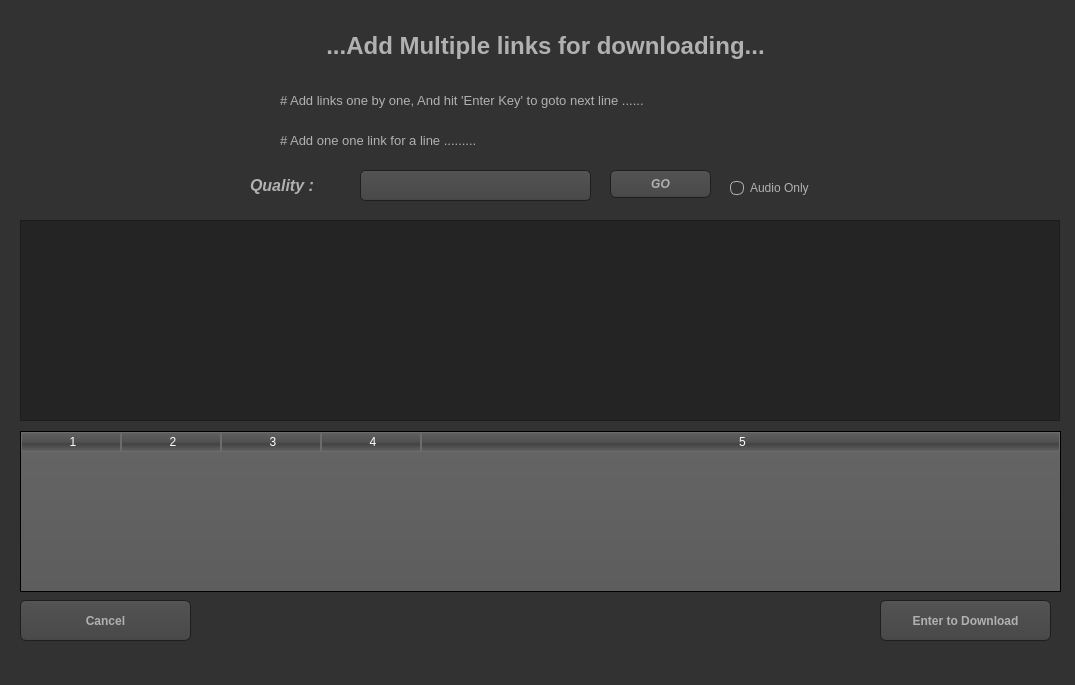
<?xml version="1.0" encoding="UTF-8"?>
<ui version="4.0">
 <class>MainWindow</class>
 <widget class="QMainWindow" name="MainWindow">
  <property name="geometry">
   <rect>
    <x>0</x>
    <y>0</y>
    <width>1075</width>
    <height>685</height>
   </rect>
  </property>
  <property name="minimumSize">
   <size>
    <width>1075</width>
    <height>685</height>
   </size>
  </property>
  <property name="maximumSize">
   <size>
    <width>1075</width>
    <height>685</height>
   </size>
  </property>
  <property name="font">
   <font>
    <pointsize>10</pointsize>
   </font>
  </property>
  <property name="styleSheet">
   <string notr="true">QToolTip
{
     border: 1px solid black;
     background-color: #ffa02f;
     padding: 1px;
     border-radius: 3px;
     opacity: 100;
}

QWidget
{
    color: #b1b1b1;
    background-color: #323232;
}

QTreeView, QListView
{
    background-color: silver;
    margin-left: 5px;
}

QWidget:item:hover
{
    background-color: QLinearGradient( x1: 0, y1: 0, x2: 0, y2: 1, stop: 0 #ffa02f, stop: 1 #ca0619);
    color: #000000;
}

QWidget:item:selected
{
    background-color: QLinearGradient( x1: 0, y1: 0, x2: 0, y2: 1, stop: 0 #ffa02f, stop: 1 #d7801a);
}

QMenuBar::item
{
    background: transparent;
}

QMenuBar::item:selected
{
    background: transparent;
    border: 1px solid #ffaa00;
}

QMenuBar::item:pressed
{
    background: #444;
    border: 1px solid #000;
    background-color: QLinearGradient(
        x1:0, y1:0,
        x2:0, y2:1,
        stop:1 #212121,
        stop:0.4 #343434,
        stop:0.2 #343434,
        stop:0.1 #ffaa00
    );
    margin-bottom:-1px;
    padding-bottom:1px;
}

QMenu
{
    border: 1px solid #000;
}

QMenu::item
{
    padding: 2px 20px 2px 20px;
}

QMenu::item:selected
{
    color: #000000;
}

QWidget:disabled
{
    color: #808080;
    background-color: #323232;
}

QAbstractItemView
{
    background-color: QLinearGradient( x1: 0, y1: 0, x2: 0, y2: 1, stop: 0 #4d4d4d, stop: 0.1 #646464, stop: 1 #5d5d5d);
}

QWidget:focus
{
    border: 1px solid darkgray;
}

QLineEdit
{
    background-color: QLinearGradient( x1: 0, y1: 0, x2: 0, y2: 1, stop: 0 #4d4d4d, stop: 0 #646464, stop: 1 #5d5d5d);
    padding: 1px;
    border-style: solid;
    border: 1px solid #1e1e1e;
    border-radius: 5;
}

QPushButton
{
    color: #b1b1b1;
    background-color: QLinearGradient( x1: 0, y1: 0, x2: 0, y2: 1, stop: 0 #565656, stop: 0.1 #525252, stop: 0.5 #4e4e4e, stop: 0.9 #4a4a4a, stop: 1 #464646);
    border-width: 1px;
    border-color: #1e1e1e;
    border-style: solid;
    border-radius: 6;
    padding: 3px;
    font-size: 12px;
    padding-left: 5px;
    padding-right: 5px;
    min-width: 40px;
}

QPushButton:pressed
{
    background-color: QLinearGradient( x1: 0, y1: 0, x2: 0, y2: 1, stop: 0 #2d2d2d, stop: 0.1 #2b2b2b, stop: 0.5 #292929, stop: 0.9 #282828, stop: 1 #252525);
    
	
}

QComboBox
{
    selection-background-color: #ffaa00;
    background-color: QLinearGradient( x1: 0, y1: 0, x2: 0, y2: 1, stop: 0 #565656, stop: 0.1 #525252, stop: 0.5 #4e4e4e, stop: 0.9 #4a4a4a, stop: 1 #464646);
    border-style: solid;
    border: 1px solid #1e1e1e;
    border-radius: 5;
}

QComboBox:hover,QPushButton:hover
{
    border: 2px solid QLinearGradient( x1: 0, y1: 0, x2: 0, y2: 1, stop: 0 #ffa02f, stop: 1 #d7801a);
}


QComboBox:on
{
    padding-top: 3px;
    padding-left: 4px;
    background-color: QLinearGradient( x1: 0, y1: 0, x2: 0, y2: 1, stop: 0 #2d2d2d, stop: 0.1 #2b2b2b, stop: 0.5 #292929, stop: 0.9 #282828, stop: 1 #252525);
    selection-background-color: #ffaa00;
}

QComboBox QAbstractItemView
{
    border: 2px solid darkgray;
    selection-background-color: QLinearGradient( x1: 0, y1: 0, x2: 0, y2: 1, stop: 0 #ffa02f, stop: 1 #d7801a);
}

QComboBox::drop-down
{
     subcontrol-origin: padding;
     subcontrol-position: top right;
     width: 15px;

     border-left-width: 0px;
     border-left-color: darkgray;
     border-left-style: solid; /* just a single line */
     border-top-right-radius: 3px; /* same radius as the QComboBox */
     border-bottom-right-radius: 3px;
 }

QComboBox::down-arrow
{
     image: url(:/dark_orange/img/down_arrow.png);
}

QGroupBox
{
    border: 1px solid darkgray;
    margin-top: 10px;
}

QGroupBox:focus
{
    border: 1px solid darkgray;
}

QTextEdit:focus
{
    border: 1px solid darkgray;
}

QScrollBar:horizontal {
     border: 1px solid #222222;
     background: QLinearGradient( x1: 0, y1: 0, x2: 0, y2: 1, stop: 0.0 #121212, stop: 0.2 #282828, stop: 1 #484848);
     height: 7px;
     margin: 0px 16px 0 16px;
}

QScrollBar::handle:horizontal
{
      background: QLinearGradient( x1: 0, y1: 0, x2: 1, y2: 0, stop: 0 #ffa02f, stop: 0.5 #d7801a, stop: 1 #ffa02f);
      min-height: 20px;
      border-radius: 2px;
}

QScrollBar::add-line:horizontal {
      border: 1px solid #1b1b19;
      border-radius: 2px;
      background: QLinearGradient( x1: 0, y1: 0, x2: 1, y2: 0, stop: 0 #ffa02f, stop: 1 #d7801a);
      width: 14px;
      subcontrol-position: right;
      subcontrol-origin: margin;
}

QScrollBar::sub-line:horizontal {
      border: 1px solid #1b1b19;
      border-radius: 2px;
      background: QLinearGradient( x1: 0, y1: 0, x2: 1, y2: 0, stop: 0 #ffa02f, stop: 1 #d7801a);
      width: 14px;
     subcontrol-position: left;
     subcontrol-origin: margin;
}

QScrollBar::right-arrow:horizontal, QScrollBar::left-arrow:horizontal
{
      border: 1px solid black;
      width: 1px;
      height: 1px;
      background: white;
}

QScrollBar::add-page:horizontal, QScrollBar::sub-page:horizontal
{
      background: none;
}

QScrollBar:vertical
{
      background: QLinearGradient( x1: 0, y1: 0, x2: 1, y2: 0, stop: 0.0 #121212, stop: 0.2 #282828, stop: 1 #484848);
      width: 7px;
      margin: 16px 0 16px 0;
      border: 1px solid #222222;
}

QScrollBar::handle:vertical
{
      background: QLinearGradient( x1: 0, y1: 0, x2: 0, y2: 1, stop: 0 #ffa02f, stop: 0.5 #d7801a, stop: 1 #ffa02f);
      min-height: 20px;
      border-radius: 2px;
}

QScrollBar::add-line:vertical
{
      border: 1px solid #1b1b19;
      border-radius: 2px;
      background: QLinearGradient( x1: 0, y1: 0, x2: 0, y2: 1, stop: 0 #ffa02f, stop: 1 #d7801a);
      height: 14px;
      subcontrol-position: bottom;
      subcontrol-origin: margin;
}

QScrollBar::sub-line:vertical
{
      border: 1px solid #1b1b19;
      border-radius: 2px;
      background: QLinearGradient( x1: 0, y1: 0, x2: 0, y2: 1, stop: 0 #d7801a, stop: 1 #ffa02f);
      height: 14px;
      subcontrol-position: top;
      subcontrol-origin: margin;
}

QScrollBar::up-arrow:vertical, QScrollBar::down-arrow:vertical
{
      border: 1px solid black;
      width: 1px;
      height: 1px;
      background: white;
}


QScrollBar::add-page:vertical, QScrollBar::sub-page:vertical
{
      background: none;
}

QTextEdit
{
    background-color: #242424;
}

QPlainTextEdit
{
    background-color: #242424;
}

QHeaderView::section
{
    background-color: QLinearGradient(x1:0, y1:0, x2:0, y2:1, stop:0 #616161, stop: 0.5 #505050, stop: 0.6 #434343, stop:1 #656565);
    color: white;
    padding-left: 4px;
    border: 1px solid #6c6c6c;
}

QCheckBox:disabled
{
color: #414141;
}

QDockWidget::title
{
    text-align: center;
    spacing: 3px; /* spacing between items in the tool bar */
    background-color: QLinearGradient(x1:0, y1:0, x2:0, y2:1, stop:0 #323232, stop: 0.5 #242424, stop:1 #323232);
}

QDockWidget::close-button, QDockWidget::float-button
{
    text-align: center;
    spacing: 1px; /* spacing between items in the tool bar */
    background-color: QLinearGradient(x1:0, y1:0, x2:0, y2:1, stop:0 #323232, stop: 0.5 #242424, stop:1 #323232);
}

QDockWidget::close-button:hover, QDockWidget::float-button:hover
{
    background: #242424;
}

QDockWidget::close-button:pressed, QDockWidget::float-button:pressed
{
    padding: 1px -1px -1px 1px;
}

QMainWindow::separator
{
    background-color: QLinearGradient(x1:0, y1:0, x2:0, y2:1, stop:0 #161616, stop: 0.5 #151515, stop: 0.6 #212121, stop:1 #343434);
    color: white;
    padding-left: 4px;
    border: 1px solid #4c4c4c;
    spacing: 3px; /* spacing between items in the tool bar */
}

QMainWindow::separator:hover
{

    background-color: QLinearGradient(x1:0, y1:0, x2:0, y2:1, stop:0 #d7801a, stop:0.5 #b56c17 stop:1 #ffa02f);
    color: white;
    padding-left: 4px;
    border: 1px solid #6c6c6c;
    spacing: 3px; /* spacing between items in the tool bar */
}

QToolBar::handle
{
     spacing: 3px; /* spacing between items in the tool bar */
     background: url(:/dark_orange/img/handle.png);
}

QMenu::separator
{
    height: 2px;
    background-color: QLinearGradient(x1:0, y1:0, x2:0, y2:1, stop:0 #161616, stop: 0.5 #151515, stop: 0.6 #212121, stop:1 #343434);
    color: white;
    padding-left: 4px;
    margin-left: 10px;
    margin-right: 5px;
}

QProgressBar
{
    border: 2px solid grey;
    border-radius: 5px;
    text-align: center;
}

QProgressBar::chunk
{
    background-color: #d7801a;
    width: 2.15px;
    margin: 0.5px;
}

QTabBar::tab {
    color: #b1b1b1;
    border: 1px solid #444;
    border-bottom-style: none;
    background-color: #323232;
    padding-left: 10px;
    padding-right: 10px;
    padding-top: 3px;
    padding-bottom: 2px;
    margin-right: -1px;
}

QTabWidget::pane {
    border: 1px solid #444;
    top: 1px;
}

QTabBar::tab:last
{
    margin-right: 0; /* the last selected tab has nothing to overlap with on the right */
    border-top-right-radius: 3px;
}

QTabBar::tab:first:!selected
{
 margin-left: 0px; /* the last selected tab has nothing to overlap with on the right */


    border-top-left-radius: 3px;
}

QTabBar::tab:!selected
{
    color: #b1b1b1;
    border-bottom-style: solid;
    margin-top: 3px;
    background-color: QLinearGradient(x1:0, y1:0, x2:0, y2:1, stop:1 #212121, stop:.4 #343434);
}

QTabBar::tab:selected
{
    border-top-left-radius: 3px;
    border-top-right-radius: 3px;
    margin-bottom: 0px;
}

QTabBar::tab:!selected:hover
{
    /*border-top: 2px solid #ffaa00;
    padding-bottom: 3px;*/
    border-top-left-radius: 3px;
    border-top-right-radius: 3px;
    background-color: QLinearGradient(x1:0, y1:0, x2:0, y2:1, stop:1 #212121, stop:0.4 #343434, stop:0.2 #343434, stop:0.1 #ffaa00);
}

QRadioButton::indicator:checked, QRadioButton::indicator:unchecked{
    color: #b1b1b1;
    background-color: #323232;
    border: 1px solid #b1b1b1;
    border-radius: 6px;
}

QRadioButton::indicator:checked
{
    background-color: qradialgradient(
        cx: 0.5, cy: 0.5,
        fx: 0.5, fy: 0.5,
        radius: 1.0,
        stop: 0.25 #ffaa00,
        stop: 0.3 #323232
    );
}

QCheckBox::indicator{
    color: #b1b1b1;
    background-color: #323232;
    border: 1px solid #b1b1b1;
    width: 9px;
    height: 9px;
}

QRadioButton::indicator
{
    border-radius: 6px;
}

QRadioButton::indicator:hover, QCheckBox::indicator:hover
{
    border: 1px solid #ffaa00;
}
/*
QCheckBox::indicator:checked
{
    image:url(:/dark_orange/img/checkbox.png);
}*/

QCheckBox::indicator:disabled, QRadioButton::indicator:disabled
{
    border: 1px solid #444;
}


QSlider::groove:horizontal {
    border: 1px solid #3A3939;
    height: 8px;
    background: #201F1F;
    margin: 2px 0;
    border-radius: 2px;
}

QSlider::handle:horizontal {
    background: QLinearGradient( x1: 0, y1: 0, x2: 0, y2: 1,
      stop: 0.0 silver, stop: 0.2 #a8a8a8, stop: 1 #727272);
    border: 1px solid #3A3939;
    width: 14px;
    height: 14px; 
    margin: -4px 0;
    border-radius: 2px;
}

QSlider::groove:vertical {
    border: 1px solid #3A3939;
    width: 8px;
    background: #201F1F;
    margin: 0 0px;
    border-radius: 2px;
}

QSlider::handle:vertical {
    background: QLinearGradient( x1: 0, y1: 0, x2: 0, y2: 1, stop: 0.0 silver,
      stop: 0.2 #a8a8a8, stop: 1 #727272);
    border: 1px solid #3A3939;
    width: 14px;
    height: 14px;
    margin: 0 -4px;
    border-radius: 2px;
}

QAbstractSpinBox {
    padding-top: 2px;
    padding-bottom: 2px;
    border: 1px solid darkgray;

    border-radius: 2px;
    min-width: 50px;
}
</string>
  </property>
  <widget class="QWidget" name="centralwidget">
   <widget class="QLabel" name="Main_Icon">
    <property name="geometry">
     <rect>
      <x>20</x>
      <y>30</y>
      <width>211</width>
      <height>161</height>
     </rect>
    </property>
    <property name="styleSheet">
     <string notr="true"/>
    </property>
    <property name="text">
     <string/>
    </property>
    <property name="scaledContents">
     <bool>true</bool>
    </property>
   </widget>
   <widget class="QPlainTextEdit" name="Multiple_links_Text">
    <property name="geometry">
     <rect>
      <x>20</x>
      <y>220</y>
      <width>1040</width>
      <height>201</height>
     </rect>
    </property>
    <property name="font">
     <font>
      <pointsize>10</pointsize>
      <strikeout>false</strikeout>
     </font>
    </property>
   </widget>
   <widget class="QPushButton" name="Mul_links_Downloads_BTn">
    <property name="geometry">
     <rect>
      <x>880</x>
      <y>600</y>
      <width>171</width>
      <height>41</height>
     </rect>
    </property>
    <property name="font">
     <font>
      <pointsize>-1</pointsize>
      <weight>75</weight>
      <bold>true</bold>
     </font>
    </property>
    <property name="text">
     <string>Enter to Download</string>
    </property>
   </widget>
   <widget class="QPushButton" name="Mul_links_cancel_BTn">
    <property name="geometry">
     <rect>
      <x>20</x>
      <y>600</y>
      <width>171</width>
      <height>41</height>
     </rect>
    </property>
    <property name="font">
     <font>
      <pointsize>-1</pointsize>
      <weight>75</weight>
      <bold>true</bold>
     </font>
    </property>
    <property name="text">
     <string>Cancel</string>
    </property>
   </widget>
   <widget class="QLabel" name="label">
    <property name="geometry">
     <rect>
      <x>250</x>
      <y>20</y>
      <width>591</width>
      <height>51</height>
     </rect>
    </property>
    <property name="font">
     <font>
      <pointsize>18</pointsize>
      <weight>75</weight>
      <italic>false</italic>
      <bold>true</bold>
      <underline>false</underline>
     </font>
    </property>
    <property name="text">
     <string>...Add Multiple links for downloading...</string>
    </property>
    <property name="alignment">
     <set>Qt::AlignCenter</set>
    </property>
   </widget>
   <widget class="QLabel" name="label_2">
    <property name="geometry">
     <rect>
      <x>280</x>
      <y>90</y>
      <width>531</width>
      <height>21</height>
     </rect>
    </property>
    <property name="font">
     <font>
      <pointsize>10</pointsize>
     </font>
    </property>
    <property name="text">
     <string># Add links one by one, And hit 'Enter Key' to goto next line ...... </string>
    </property>
   </widget>
   <widget class="QLabel" name="label_3">
    <property name="geometry">
     <rect>
      <x>280</x>
      <y>130</y>
      <width>531</width>
      <height>21</height>
     </rect>
    </property>
    <property name="font">
     <font>
      <pointsize>10</pointsize>
     </font>
    </property>
    <property name="text">
     <string># Add one one link for a line .........</string>
    </property>
   </widget>
   <widget class="QLabel" name="Main_Icon_2">
    <property name="geometry">
     <rect>
      <x>860</x>
      <y>40</y>
      <width>191</width>
      <height>151</height>
     </rect>
    </property>
    <property name="layoutDirection">
     <enum>Qt::LeftToRight</enum>
    </property>
    <property name="autoFillBackground">
     <bool>false</bool>
    </property>
    <property name="styleSheet">
     <string notr="true"/>
    </property>
    <property name="text">
     <string/>
    </property>
    <property name="pixmap">
     <pixmap>../Icons/Multimedia.png</pixmap>
    </property>
    <property name="scaledContents">
     <bool>true</bool>
    </property>
   </widget>
   <widget class="QPushButton" name="pushButton_Go_3">
    <property name="geometry">
     <rect>
      <x>610</x>
      <y>170</y>
      <width>101</width>
      <height>28</height>
     </rect>
    </property>
    <property name="font">
     <font>
      <family>Segoe UI</family>
      <pointsize>-1</pointsize>
      <weight>75</weight>
      <italic>true</italic>
      <bold>true</bold>
     </font>
    </property>
    <property name="text">
     <string>GO</string>
    </property>
   </widget>
   <widget class="QLabel" name="label_25">
    <property name="geometry">
     <rect>
      <x>250</x>
      <y>170</y>
      <width>91</width>
      <height>31</height>
     </rect>
    </property>
    <property name="font">
     <font>
      <family>Segoe UI</family>
      <pointsize>12</pointsize>
      <weight>75</weight>
      <italic>true</italic>
      <bold>true</bold>
     </font>
    </property>
    <property name="text">
     <string>Quality :</string>
    </property>
   </widget>
   <widget class="QComboBox" name="comboBox_Quality_FB">
    <property name="geometry">
     <rect>
      <x>360</x>
      <y>170</y>
      <width>231</width>
      <height>31</height>
     </rect>
    </property>
    <property name="font">
     <font>
      <pointsize>9</pointsize>
      <weight>75</weight>
      <bold>true</bold>
     </font>
    </property>
   </widget>
   <widget class="QRadioButton" name="radioButton_FBV_AudioOnly">
    <property name="geometry">
     <rect>
      <x>730</x>
      <y>180</y>
      <width>111</width>
      <height>16</height>
     </rect>
    </property>
    <property name="font">
     <font>
      <pointsize>9</pointsize>
     </font>
    </property>
    <property name="text">
     <string>Audio Only</string>
    </property>
    <property name="autoExclusive">
     <bool>false</bool>
    </property>
   </widget>
   <widget class="QTableWidget" name="tableWidget">
    <property name="geometry">
     <rect>
      <x>20</x>
      <y>431</y>
      <width>1041</width>
      <height>161</height>
     </rect>
    </property>
    <property name="font">
     <font>
      <weight>75</weight>
      <bold>true</bold>
     </font>
    </property>
    <property name="layoutDirection">
     <enum>Qt::LeftToRight</enum>
    </property>
    <property name="gridStyle">
     <enum>Qt::SolidLine</enum>
    </property>
    <property name="cornerButtonEnabled">
     <bool>true</bool>
    </property>
    <attribute name="horizontalHeaderCascadingSectionResizes">
     <bool>false</bool>
    </attribute>
    <attribute name="horizontalHeaderStretchLastSection">
     <bool>true</bool>
    </attribute>
    <attribute name="verticalHeaderCascadingSectionResizes">
     <bool>false</bool>
    </attribute>
    <attribute name="verticalHeaderDefaultSectionSize">
     <number>90</number>
    </attribute>
    <column>
     <property name="text">
      <string>1</string>
     </property>
    </column>
    <column>
     <property name="text">
      <string>2</string>
     </property>
    </column>
    <column>
     <property name="text">
      <string>3</string>
     </property>
    </column>
    <column>
     <property name="text">
      <string>4</string>
     </property>
    </column>
    <column>
     <property name="text">
      <string>5</string>
     </property>
    </column>
   </widget>
  </widget>
  <widget class="QStatusBar" name="statusbar"/>
 </widget>
 <resources/>
 <connections/>
</ui>
